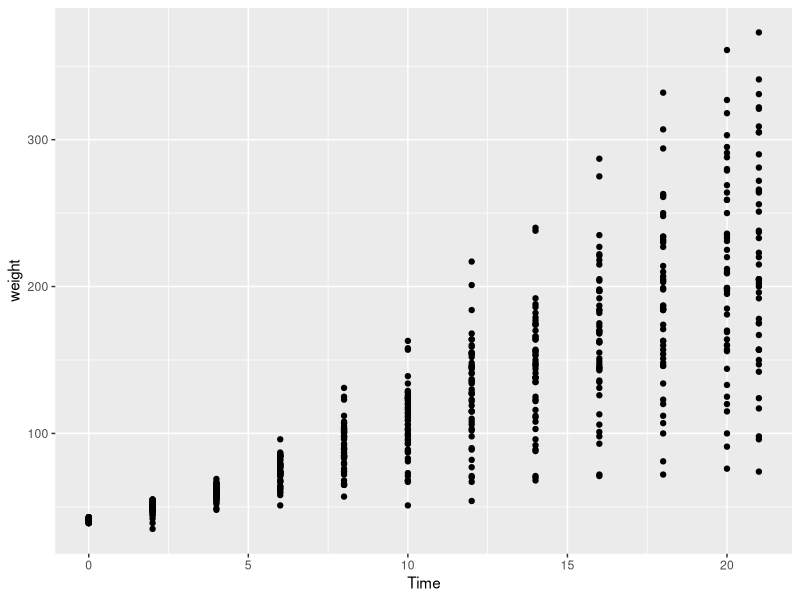
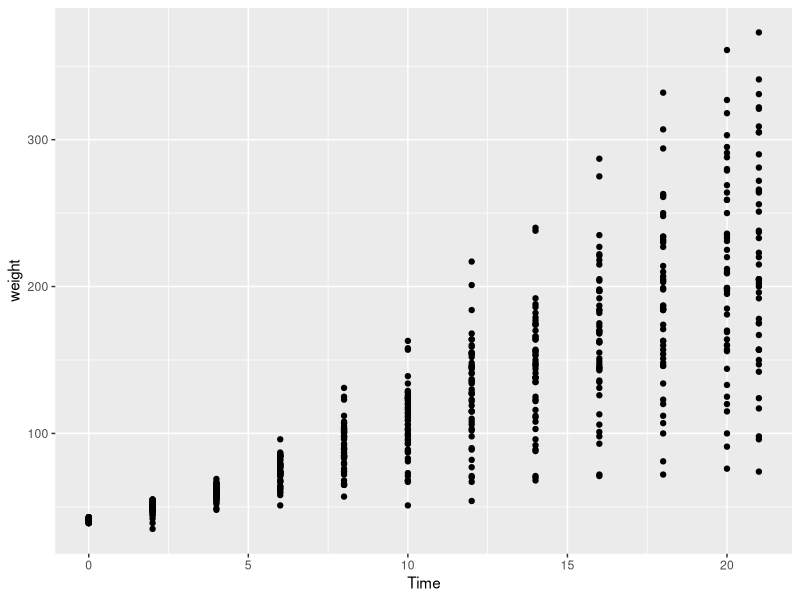

R code for these plots, in order:
## ---- chunk 1
library(ggplot2)
library(datasets)

head(ChickWeight)

## ---- chunk 2

# First we're going to make a background dataset with the diet variable removed. 


ggplot(ChickWeight, aes(Time, weight)) +
  geom_point() 


## ---- chunk 3

ggplot(ChickWeight, aes(Time, weight)) +
  geom_point() 
